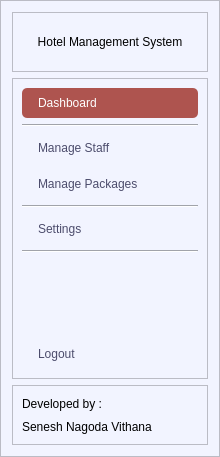
        <widget class="QFrame" name="frame_3">
         <property name="minimumSize">
          <size>
           <width>220</width>
           <height>0</height>
          </size>
         </property>
         <property name="maximumSize">
          <size>
           <width>220</width>
           <height>16777215</height>
          </size>
         </property>
         <property name="styleSheet">
          <string notr="true">background: #F2F4FF;</string>
         </property>
         <property name="frameShape">
          <enum>QFrame::StyledPanel</enum>
         </property>
         <property name="frameShadow">
          <enum>QFrame::Raised</enum>
         </property>
         <property name="lineWidth">
          <number>0</number>
         </property>
         <layout class="QVBoxLayout" name="verticalLayout_4">
          <item>
           <widget class="QFrame" name="frame_11">
            <property name="minimumSize">
             <size>
              <width>0</width>
              <height>60</height>
             </size>
            </property>
            <property name="maximumSize">
             <size>
              <width>16777215</width>
              <height>60</height>
             </size>
            </property>
            <property name="frameShape">
             <enum>QFrame::StyledPanel</enum>
            </property>
            <property name="frameShadow">
             <enum>QFrame::Raised</enum>
            </property>
            <layout class="QVBoxLayout" name="verticalLayout_5">
             <item>
              <widget class="QLabel" name="label_5">
               <property name="styleSheet">
                <string notr="true">font: 700 12pt &quot;SF Pro Display&quot;;</string>
               </property>
               <property name="text">
                <string>Hotel Management System</string>
               </property>
               <property name="alignment">
                <set>Qt::AlignCenter</set>
               </property>
               <property name="wordWrap">
                <bool>true</bool>
               </property>
              </widget>
             </item>
            </layout>
           </widget>
          </item>
          <item>
           <widget class="QFrame" name="frame_12">
            <property name="layoutDirection">
             <enum>Qt::LeftToRight</enum>
            </property>
            <property name="styleSheet">
             <string notr="true">/* Default button style */
QPushButton {
    background-color: transparent;
	font: 10pt &quot;SF Pro Display&quot;;
    color: #4C4C6C;
    border: none;
    border-radius: 5px;
    padding: 8px 16px; 
text-align: left;

}

/* Button style on hover */
QPushButton:hover {
 background-color: #46464b;
	color: #ffffff;
	font-weight: bold;
}

/* Button style when pressed */
QPushButton:pressed {
    background-color: #AE544F;
 	color: #FFFFFF;
}

QPushButton:checked {
	background-color: #AE544F;
 	color: #FFFFFF;
}</string>
            </property>
            <property name="frameShape">
             <enum>QFrame::StyledPanel</enum>
            </property>
            <property name="frameShadow">
             <enum>QFrame::Raised</enum>
            </property>
            <layout class="QVBoxLayout" name="verticalLayout_7">
             <item>
              <widget class="QPushButton" name="btn_dashboard">
               <property name="text">
                <string>Dashboard</string>
               </property>
               <property name="icon">
                <iconset resource="../../icon.qrc">
                 <normaloff>:/newPrefix/icon/Home.svg</normaloff>
                 <normalon>:/newPrefix/icon/Home_W.svg</normalon>:/newPrefix/icon/Home.svg</iconset>
               </property>
               <property name="checkable">
                <bool>true</bool>
               </property>
               <property name="checked">
                <bool>true</bool>
               </property>
              </widget>
             </item>
             <item>
              <widget class="Line" name="line">
               <property name="orientation">
                <enum>Qt::Horizontal</enum>
               </property>
              </widget>
             </item>
             <item>
              <widget class="QPushButton" name="btn_mgt_staff">
               <property name="text">
                <string>Manage Staff</string>
               </property>
               <property name="icon">
                <iconset resource="../../icon.qrc">
                 <normaloff>:/newPrefix/icon/Assistant.svg</normaloff>
                 <normalon>:/newPrefix/icon/Assistant_W.svg</normalon>:/newPrefix/icon/Assistant.svg</iconset>
               </property>
               <property name="checkable">
                <bool>true</bool>
               </property>
              </widget>
             </item>
             <item>
              <widget class="QPushButton" name="btn_mgt_package">
               <property name="text">
                <string>Manage Packages</string>
               </property>
               <property name="icon">
                <iconset resource="../../icon.qrc">
                 <normaloff>:/newPrefix/icon/View boards.svg</normaloff>
                 <normalon>:/newPrefix/icon/View boards-1.svg</normalon>:/newPrefix/icon/View boards.svg</iconset>
               </property>
               <property name="checkable">
                <bool>true</bool>
               </property>
              </widget>
             </item>
             <item>
              <widget class="Line" name="line_2">
               <property name="orientation">
                <enum>Qt::Horizontal</enum>
               </property>
              </widget>
             </item>
             <item>
              <widget class="QPushButton" name="btn_settings">
               <property name="text">
                <string>Settings</string>
               </property>
               <property name="icon">
                <iconset resource="../../icon.qrc">
                 <normaloff>:/newPrefix/icon/setting_dark.svg</normaloff>
                 <normalon>:/newPrefix/icon/setting_light.svg</normalon>:/newPrefix/icon/setting_dark.svg</iconset>
               </property>
               <property name="iconSize">
                <size>
                 <width>11</width>
                 <height>11</height>
                </size>
               </property>
               <property name="checkable">
                <bool>true</bool>
               </property>
              </widget>
             </item>
             <item>
              <widget class="Line" name="line_3">
               <property name="orientation">
                <enum>Qt::Horizontal</enum>
               </property>
              </widget>
             </item>
             <item>
              <spacer name="verticalSpacer">
               <property name="orientation">
                <enum>Qt::Vertical</enum>
               </property>
               <property name="sizeHint" stdset="0">
                <size>
                 <width>20</width>
                 <height>80</height>
                </size>
               </property>
              </spacer>
             </item>
             <item>
              <widget class="QPushButton" name="btn_about_us_2">
               <property name="text">
                <string>Logout</string>
               </property>
               <property name="icon">
                <iconset resource="../../icon.qrc">
                 <normaloff>:/newPrefix/icon/logout-svgrepo-com.svg</normaloff>
                 <normalon>:/newPrefix/icon/logout-svgrepo-com(1).svg</normalon>:/newPrefix/icon/logout-svgrepo-com.svg</iconset>
               </property>
               <property name="checkable">
                <bool>true</bool>
               </property>
              </widget>
             </item>
            </layout>
           </widget>
          </item>
          <item>
           <widget class="QFrame" name="frame_13">
            <property name="minimumSize">
             <size>
              <width>0</width>
              <height>60</height>
             </size>
            </property>
            <property name="maximumSize">
             <size>
              <width>16777215</width>
              <height>60</height>
             </size>
            </property>
            <property name="frameShape">
             <enum>QFrame::StyledPanel</enum>
            </property>
            <property name="frameShadow">
             <enum>QFrame::Raised</enum>
            </property>
            <layout class="QVBoxLayout" name="verticalLayout_6">
             <item>
              <widget class="QLabel" name="label_6">
               <property name="styleSheet">
                <string notr="true">font: 10pt &quot;SF Pro Display&quot;;</string>
               </property>
               <property name="text">
                <string>Developed by :</string>
               </property>
              </widget>
             </item>
             <item>
              <widget class="QLabel" name="label_7">
               <property name="styleSheet">
                <string notr="true">font: 700 10pt &quot;SF Pro Display&quot;;</string>
               </property>
               <property name="text">
                <string>Senesh Nagoda Vithana</string>
               </property>
              </widget>
             </item>
            </layout>
           </widget>
          </item>
         </layout>
        </widget>
